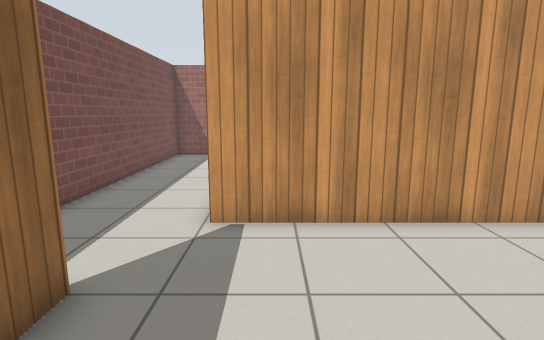
[1] (above)

22 first-person views from a walk through a robot-simulator world made for Gazebo. The camera is 1.2 m above the floor, tilts 10° down and sees 80° across. The floor is counted in squares, 0.5 m on a side. Each view is taken from the middle of a square. On the plan, view 1 faces up. The plan holds only what a view shows up to about 19 squares ahead; the rest is blank. Simple patterns stand in for the simulator's built-in surfaces.

[2]
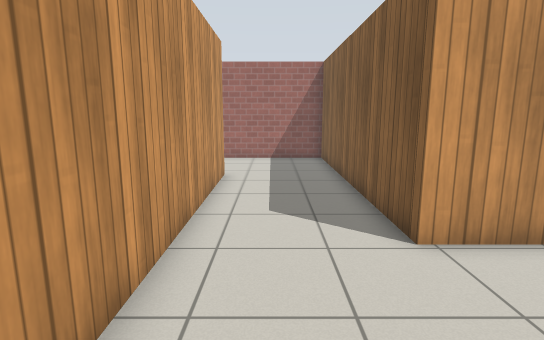

[3]
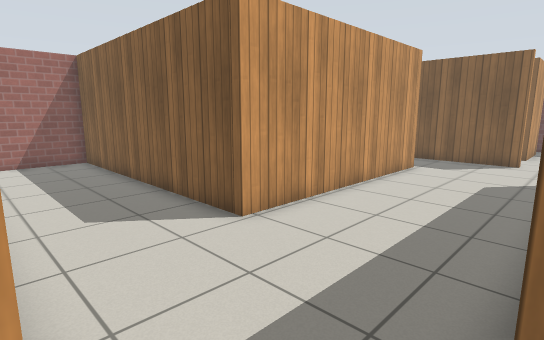

[4]
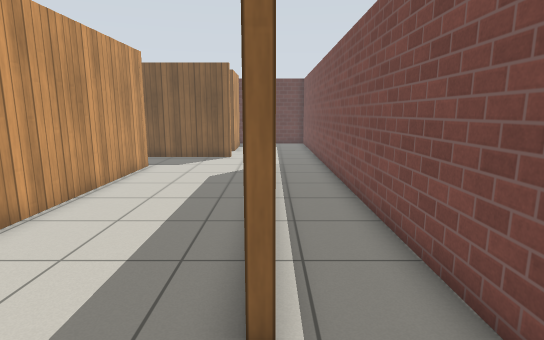

[5]
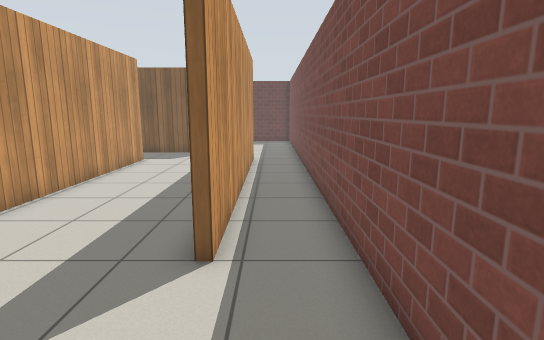

[6]
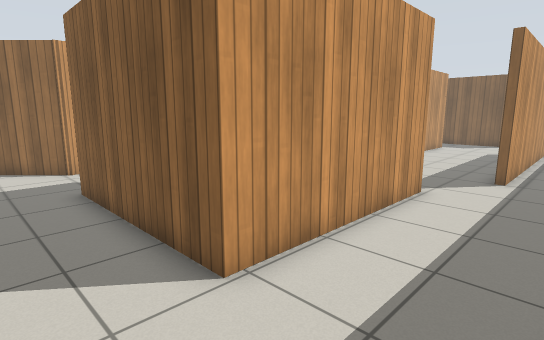

[7]
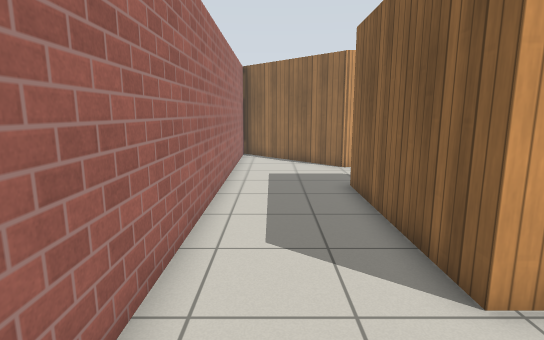

[8]
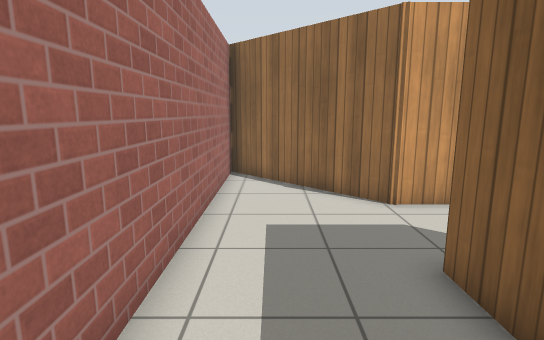

[9]
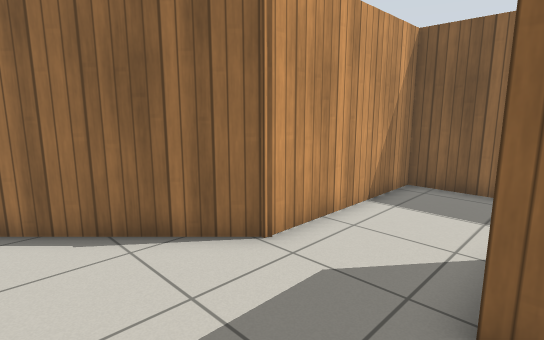

[10]
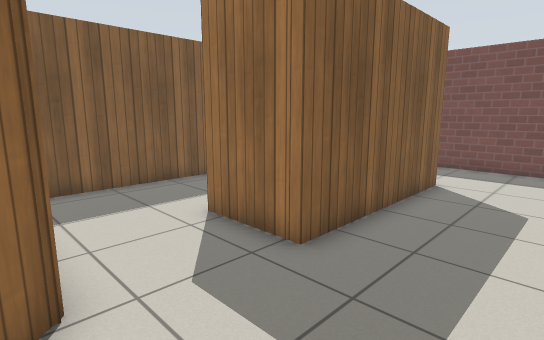

[11]
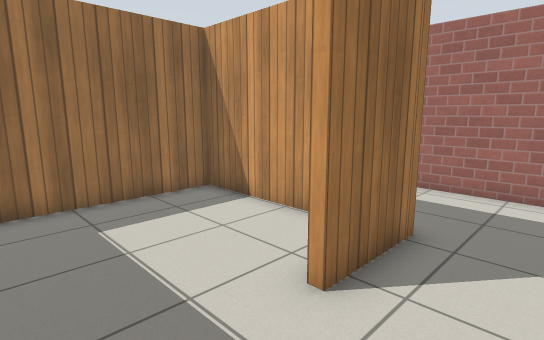

[12]
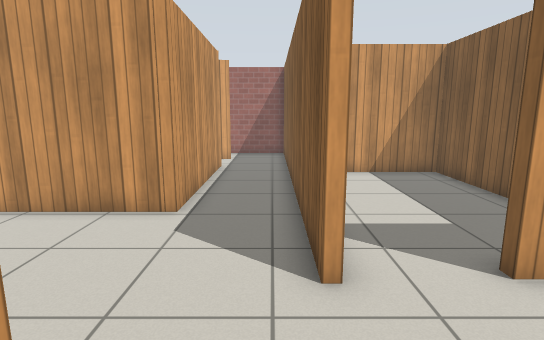

[13]
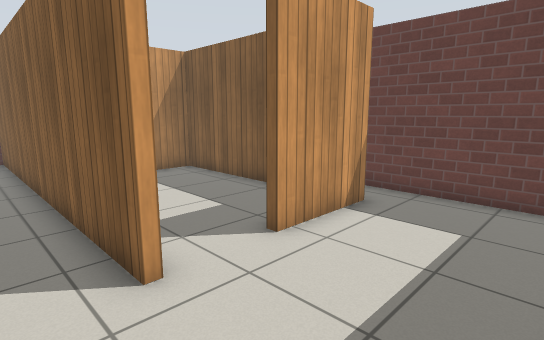

[14]
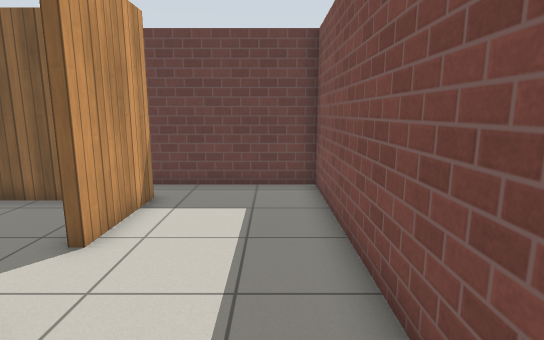

[15]
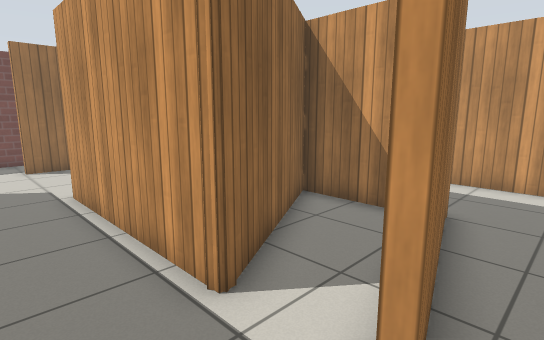

[16]
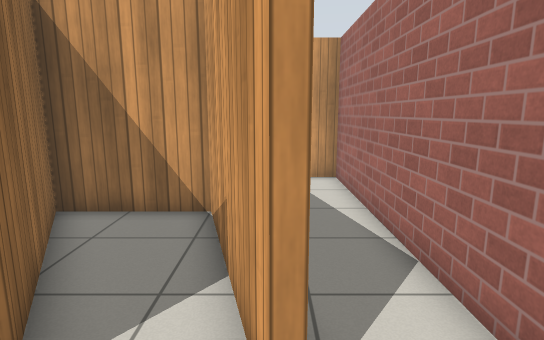

[17]
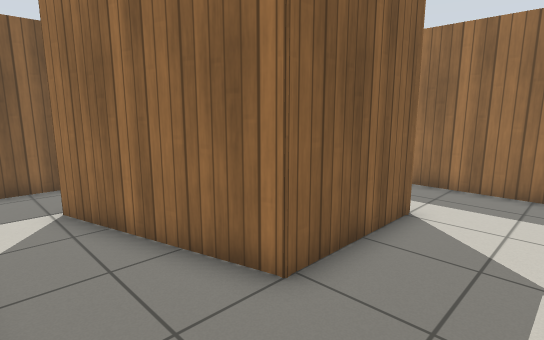

[18]
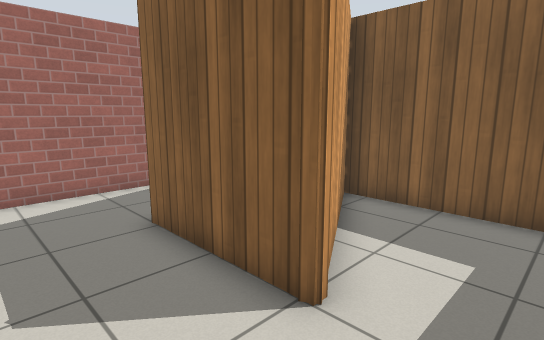

[19]
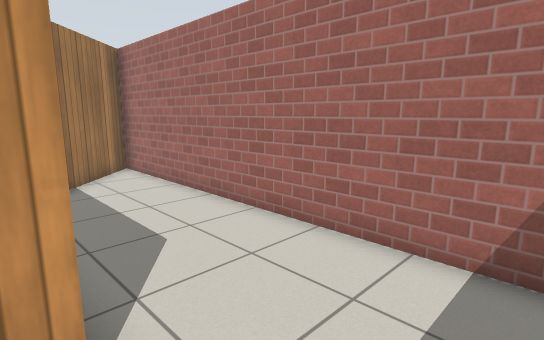

[20]
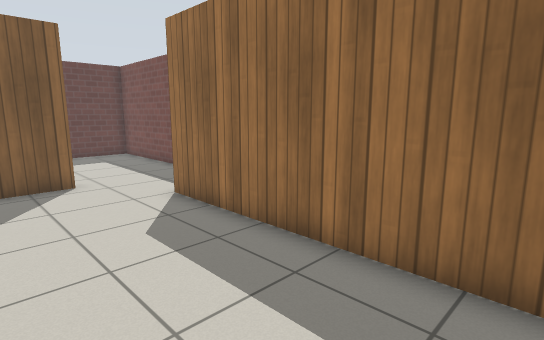

[21]
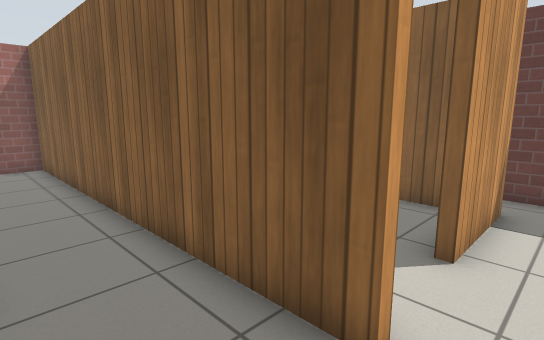

[22]
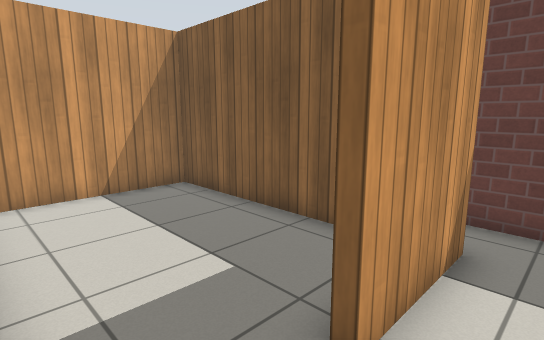

### Floor plan
Points are (right, up) in squares from view 1. A wall is a line through its corners. A room is listed if a view was taken in it or the views show most of it. See-through windows are left out.
Room 1 (views 1, 12, 13, 14, 19, 20, 21, 22)
walls: (9.7, 6.9) (-1.4, 6.9); (-2.7, 4) (-2.7, 2.9); (-2.7, 0.9) (-2.7, -8) (-3, -8); (12, -8) (10.5, -2.3) (6.7, -2.3) (9.7, -7.5) (9.7, -7.7) (2.7, -7.7) (2.7, 2.3) (14.4, 2.3) (14.4, 18.4) (11.5, 15.5); (-5.5, -7.5) (-5.5, -11.5); (-0.6, -11.1) (-0.6, -10.7) (11.4, -10.7)
ways out: opening at (-4.5, -8) to room 2; opening at (-2, 5.5) to room 2; opening at (12, -9) to room 3; opening at (-3, -11) to room 6
Room 2 (views 2, 3, 4, 5, 6, 7, 8, 9, 10, 11)
walls: (-1.4, 6.9) (-1.4, 14.4) (5.6, 14.4) (5.6, 11.4); (6.6, 7.2) (9.3, 7.2) (9.3, 13.8) (14.2, 18.7) (-5.5, 18.7) (-5.5, -7.5); (-3, -8) (-3, 4) (-2.7, 4)
ways out: opening at (-4.5, -8) to room 1; opening at (-2, 5.5) to room 1; opening at (6, 9.5) to room 4
Room 3 (views 15, 16, 17, 18)
walls: (3, 0.2) (3, -3.4); (4.5, -7.4) (9.2, -7.4) (6.1, -2) (10.7, -2) (12.3, -7.8); (11.4, -10.7) (14.4, -10.7) (14.4, 2) (9.6, 2)
ways out: opening at (12, -9) to room 1
Room 4 (no view inside)
walls: (2.7, 7.2) (6.6, 7.2); (5.6, 11.4) (5.2, 11.4); (3.3, 14.1) (-1.1, 14.1) (-1.1, 8.5)
ways out: opening at (6, 9.5) to room 2
Room 5 (no view inside)
walls: (0.6, -16.7) (8.1, -16.7) (8.1, -11.6); (-0.6, -13.5) (-0.3, -13.5)
ways out: opening at (0, -12.5) to room 6
Room 6 (no view inside)
walls: (-0.6, -17.1) (-0.6, -13.5); (-5.5, -11.5) (-5.5, -18.7) (-0.6, -18.7)
ways out: opening at (-3, -11) to room 1; opening at (0, -12.5) to room 5; opening at (0, -18)

Positions as (right, up) in squares from view 1, and headings:
1: (0, 0), facing up
2: (-3, 5), facing right
3: (-3, 7), facing down-right
4: (-3, 7), facing down
5: (-4, 9), facing down
6: (-5, 17), facing down-right
7: (-5, 17), facing right
8: (1, 17), facing right
9: (5, 18), facing down-right
10: (10, 18), facing down-left
11: (8, 8), facing up-left
12: (-5, -10), facing right
13: (-5, -9), facing down-right
14: (-4, -8), facing down
15: (13, -10), facing up-left
16: (12, -10), facing up
17: (14, 1), facing down-left
18: (4, 1), facing down-right
19: (9, 4), facing up-right
20: (2, 1), facing down-left
21: (-2, -8), facing down-right
22: (-2, -11), facing down-right
